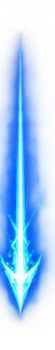
#> input picture Price of War/src/assets/attack-arrow-blue.png, 55 x 350 px
$ python -i art-parecidas.py   (imports and definitions only)
#> lines starting #> are read from the running program, lines starting #| are printed output that depends on the picture
#> further down, picture is the input picture: PIL image 55x350 RGBA; mean R, G, B, A 22.4, 99, 205.9, 98.2
"""Compara artes novas com as artes de carta existentes.
Uso: python3.11 -I tools/art-parecidas.py saida.png nome1=img1 nome2=img2 ...
Mede: dHash (estrutura), histograma de cor e miniatura 16x16 (composição).
Gera ranking no terminal e uma folha de contato (nova | 3 mais parecidas)."""
import sys, glob, os
import numpy as np
from PIL import Image
root = os.path.join(os.path.dirname(os.path.abspath(__file__)), '..', 'src', 'assets')
def feats(im):
    im = im.convert('RGB')
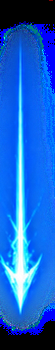
#> im: PIL image 55x350 RGB; mean R, G, B 22.4, 99, 205.9
    w, h = im.size
#> w = 55; h = 350
    # recorta o miolo (cartas têm proporção diferente da arte)
    g = im.resize((17, 16)).convert('L'); a = np.asarray(g, float)
#> after `g = im.resize((17, 16)).convert('L')`:
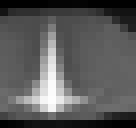
#> g: PIL image 17x16 L (shown 8 times larger); min 0, max 254, mean 88.5
    dh = (a[:, 1:] > a[:, :-1]).flatten()
    t = np.asarray(im.resize((16, 16)), float).flatten() / 255
#> t = 768 values, max 1 at index 137, min 0 at index 0, mean 0.429
    hs = np.asarray(im.resize((64, 64)).convert('HSV'))
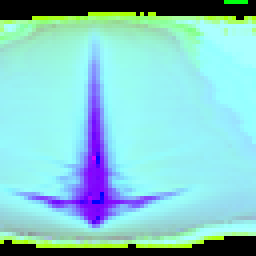
#> hs: shape (64, 64, 3) (shown 4 times larger); mean R, G, B 134.7, 204.4, 206
    hist = np.concatenate([np.histogram(hs[..., i], 8, (0, 256))[0] for i in range(3)]).astype(float)
#> hist = 24 values, max 3240 at index 4, min 0 at index 7, mean 512
    hist /= hist.sum()
#> hist = 24 values, max 0.264 at index 4, min 0 at index 7, mean 0.0417
    return dh, t, hist
def dist(a, b):
    d1 = (a[0] != b[0]).mean()
    d2 = np.abs(a[1] - b[1]).mean() * 2
    d3 = np.abs(a[2] - b[2]).sum() / 6
    return d1 * .4 + d2 * .4 + d3 * .2, d1, d2, d3
files = [f for f in glob.glob(root + '/**/*.webp', recursive=True) + glob.glob(root + '/**/*.png', recursive=True)
         if not os.path.basename(f).startswith(('avatar', 'attack', 'ui', 'icon')) and 'card3d' not in f]
ex = {}
# [6 lines not run here, left out]
out = sys.argv[1]; novos = [a.split('=', 1) for a in sys.argv[2:]]
rows = []
# [6 lines not run here, left out]
S = 220
sheet = Image.new('RGB', (S * 4, S * len(rows)), 'white')
# [4 lines not run here, left out]

>>> from PIL import Image
>>> picture = Image.open('../src/assets/attack-arrow-blue.png')
>>> result = feats(picture)
